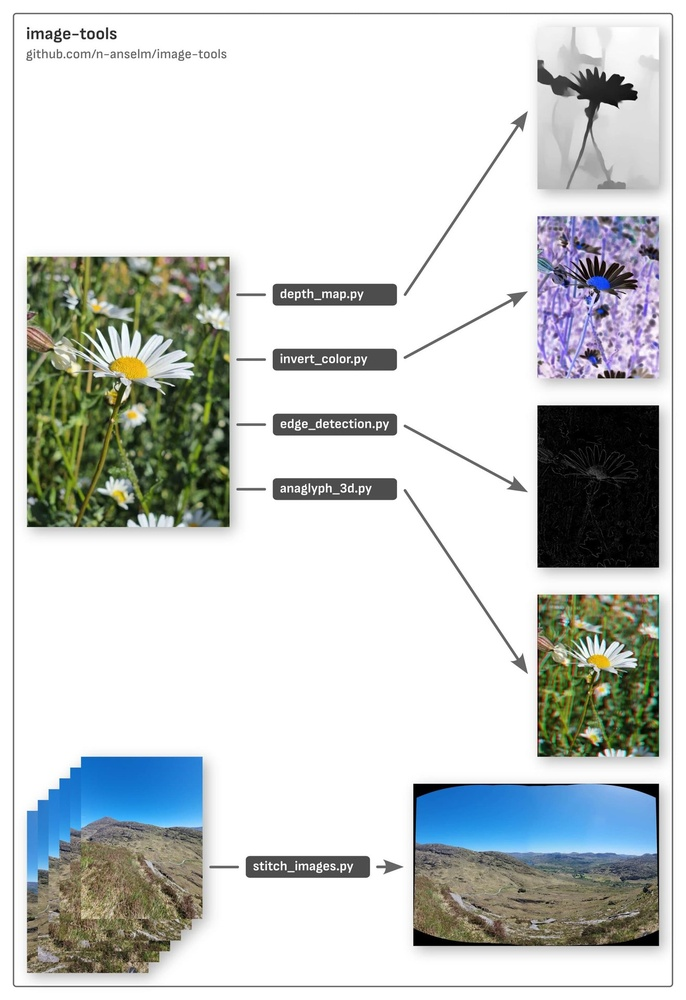
#> input picture assets/image-tools-info.jpg, 686 x 1000 px, shrunk from 1318 x 1920 before the run
$ python invert_color.py assets/image-tools-info.jpg
#> lines starting #> are read from the running program, lines starting #| are printed output that depends on the picture
#!/usr/bin/env python3
"""
Created by OpenCode
Initialized: 2026-05-18
Updated: 2026-05-18

Invert colors of an image or all images in a folder.

Supports PNG, JPG/JPEG, BMP, TIFF, and WebP formats.

Usage:
    python invert_color.py input.png [output.png]
    python invert_color.py /path/to/images [/path/to/output]

Output rules:
  • Single file input + no output  -> <name>_inverted.<ext> in same folder
  • Single file input + output     -> written to specified path
  • Folder input    + no output    -> creates <input>/inverted/ folder
  • Folder input    + output       -> writes to specified output folder
"""

from __future__ import annotations

import argparse
import logging
import sys
from pathlib import Path

from PIL import Image, ImageOps

logging.basicConfig(
    level=logging.INFO,
    format="%(asctime)s | %(levelname)-8s | %(message)s",
    datefmt="%H:%M:%S",
)
logger = logging.getLogger("invert_color")

# Supported image extensions (aligned with depth_map.py)
SUPPORTED_EXTENSIONS: set[str] = {
    ".png",
    ".jpg",
    ".jpeg",
    ".bmp",
    ".tiff",
    ".tif",
    ".webp",
}


def invert_image(input_path: Path, output_path: Path) -> bool:
    """
    Invert the colors of a single image and save it.

    Args:
        input_path: Path to the source image.
        output_path: Destination path for the inverted image.

    Returns:
        True on success, False on failure.
    """
    try:
        img = Image.open(input_path)
#> img is the input picture: PIL image 686x1000 RGB; mean R, G, B 202.6, 206.5, 205.1
        img = ImageOps.exif_transpose(img) or img
        img = img.convert("RGB")
        inverted = Image.eval(img, lambda x: 255 - x)
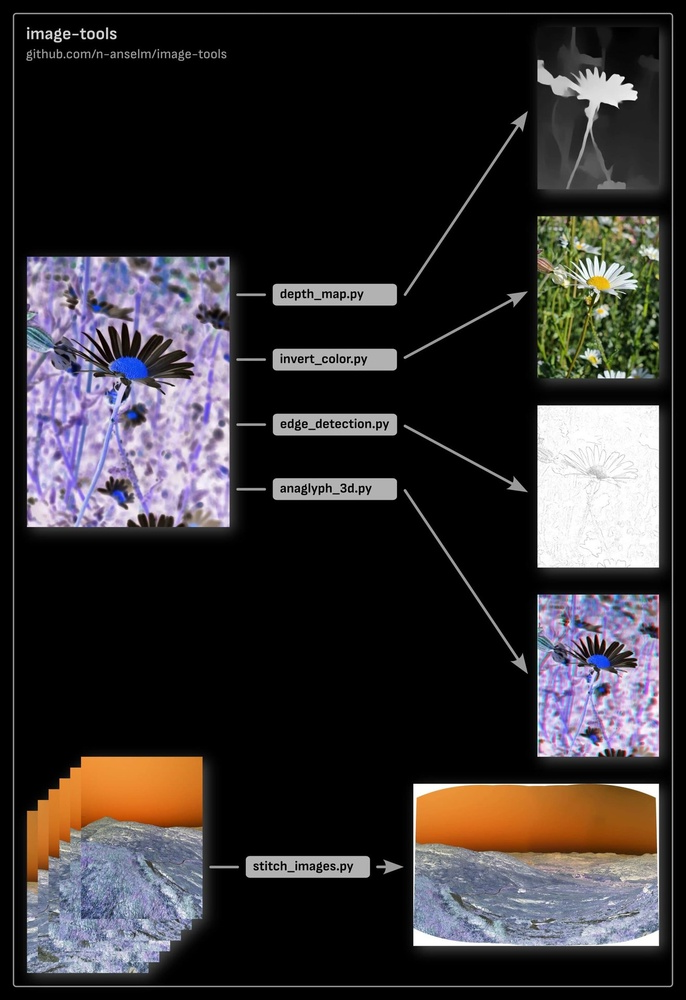
#> inverted: PIL image 686x1000 RGB; mean R, G, B 52.4, 48.5, 49.9

        # Ensure the parent directory exists before saving
        output_path.parent.mkdir(parents=True, exist_ok=True)
        inverted.save(output_path)
        logger.info("Inverted: %s -> %s", input_path, output_path)
        return True
    except Exception as exc:
        logger.error("Failed to invert %s: %s", input_path, exc)
        return False


def collect_images(input_path: Path) -> list[Path]:
    """
    Gather all supported image files from the given path.

    Args:
        input_path: A file or directory path.

    Returns:
        Sorted list of image Paths. Empty if none found.
    """
    if input_path.is_file():
        if input_path.suffix.lower() in SUPPORTED_EXTENSIONS:
            return [input_path.resolve()]
        logger.error("Unsupported file format: %s", input_path.suffix)
        return []

    if not input_path.is_dir():
        logger.error("Input path does not exist: %s", input_path)
        return []

    images: set[Path] = set()
    for ext in SUPPORTED_EXTENSIONS:
        images.update(input_path.glob(f"*{ext}"))
        images.update(input_path.glob(f"*{ext.upper()}"))

    if not images:
        logger.warning("No images found in: %s", input_path)

    return sorted(p.resolve() for p in images)


def resolve_output_paths(
    input_paths: list[Path], output_arg: str | None, fmt: str
) -> list[Path]:
    """
    Generate output paths for each input image.

    Args:
        input_paths: List of input image paths.
        output_arg: Optional user-provided output path string.
        fmt: Default file extension (without dot).

    Returns:
        List of output paths aligned with input_paths.
    """
    if not input_paths:
        return []

    fmt = fmt.lower().lstrip(".")

    # Single input file -----------------------------------------------------
    if len(input_paths) == 1:
        inp = input_paths[0]
        if output_arg:
            out_raw = Path(output_arg)
            # If user explicitly ended with a path separator, or the path
            # already exists as a directory, treat it as a folder.
            if output_arg.endswith(("/", "\\")) or (
                out_raw.exists() and out_raw.is_dir()
            ):
                out = out_raw / f"{inp.stem}_inverted.{fmt}"
            else:
                out = out_raw.with_suffix(f".{fmt}")
        else:
            out = inp.parent / f"{inp.stem}_inverted.{fmt}"
        return [out]

    # Multiple inputs (folder mode) -----------------------------------------
    if output_arg:
        out_dir = Path(output_arg)
        # If the user passed what looks like a file path for multiple images,
        # that's an error.
        if out_dir.suffix and not (out_dir.exists() and out_dir.is_dir()):
            logger.error(
                "Cannot specify a single file output for multiple input images."
            )
            sys.exit(1)
    else:
        out_dir = input_paths[0].parent / "inverted"

    return [out_dir / f"{p.stem}_inverted.{fmt}" for p in input_paths]


def main() -> int:
    """Parse arguments, collect images, invert and save them."""
    parser = argparse.ArgumentParser(
        description="Invert the colors of an image or all images in a folder.",
        formatter_class=argparse.RawDescriptionHelpFormatter,
        epilog="""
Examples:
  %(prog)s photo.png
  %(prog)s photo.png my_inverted.png
  %(prog)s ./photos/
  %(prog)s ./photos/ ./inverted_photos/
        """,
    )
    parser.add_argument("input", help="Input image file or folder containing images")
    parser.add_argument(
        "output",
        nargs="?",
        help="Output image file or folder (optional)",
    )
    parser.add_argument(
        "--format",
        choices=["png", "jpg", "jpeg", "bmp", "tiff", "webp"],
        default="png",
        help="Output image format for auto-generated paths (default: png)",
    )
    args = parser.parse_args()

    input_path = Path(args.input).resolve()
    if not input_path.exists():
        logger.error("Input path does not exist: %s", input_path)
        return 1

    images = collect_images(input_path)
    if not images:
        logger.error("No valid images found to process.")
        return 1

    output_paths = resolve_output_paths(images, args.output, args.format)

    # Summary
    logger.info("Input:  %s", input_path)
    logger.info("Images: %d", len(images))

    success = 0
    for img_in, img_out in zip(images, output_paths):
        if invert_image(img_in, img_out):
            success += 1

    logger.info(
        "Finished. Successfully inverted %d / %d images.",
        success,
        len(images),
    )
    return 0 if success == len(images) else 1


if __name__ == "__main__":
    sys.exit(main())
#> (the program exits here)
